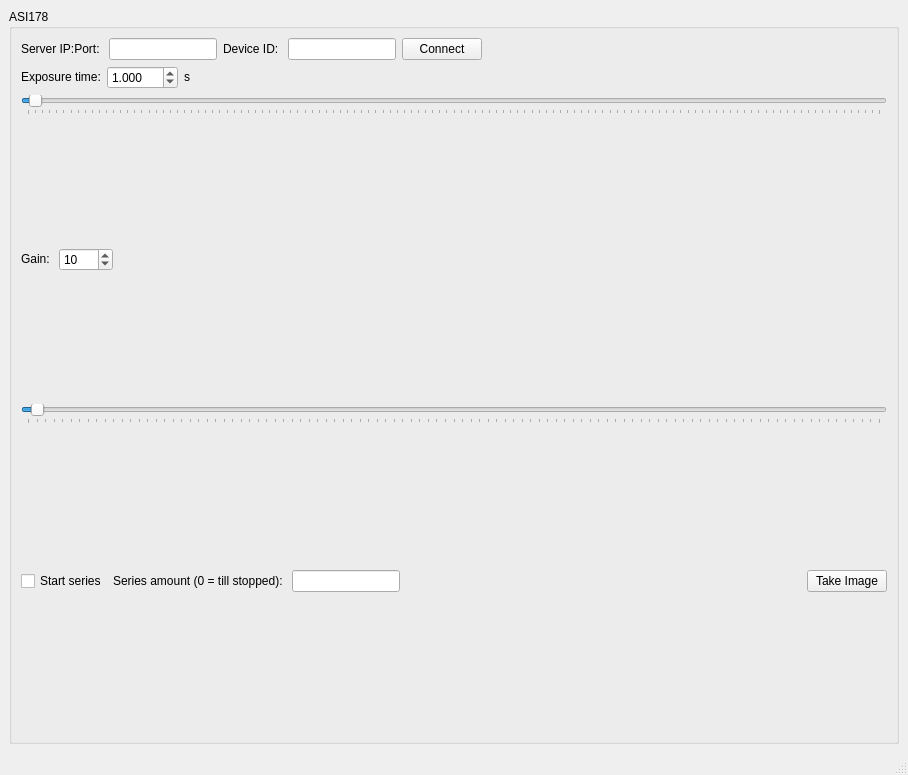
<?xml version="1.0" encoding="UTF-8"?>
<ui version="4.0">
 <class>GuiderCam</class>
 <widget class="QMainWindow" name="GuiderCam">
  <property name="geometry">
   <rect>
    <x>0</x>
    <y>0</y>
    <width>908</width>
    <height>775</height>
   </rect>
  </property>
  <property name="windowTitle">
   <string>Cams</string>
  </property>
  <widget class="QWidget" name="centralwidget">
   <layout class="QHBoxLayout" name="horizontalLayout_2">
    <item>
     <widget class="QGroupBox" name="groupBox">
      <property name="title">
       <string>ASI178</string>
      </property>
      <layout class="QGridLayout" name="gridLayout_3">
       <item row="0" column="0">
        <layout class="QHBoxLayout" name="hl_GuiderCam">
         <item>
          <layout class="QGridLayout" name="gridLayout_2">
           <property name="sizeConstraint">
            <enum>QLayout::SetDefaultConstraint</enum>
           </property>
           <item row="2" column="0">
            <layout class="QVBoxLayout" name="verticalLayout_3">
             <item>
              <layout class="QHBoxLayout" name="horizontalLayout_4">
               <property name="spacing">
                <number>6</number>
               </property>
               <property name="sizeConstraint">
                <enum>QLayout::SetDefaultConstraint</enum>
               </property>
               <property name="leftMargin">
                <number>0</number>
               </property>
               <item alignment="Qt::AlignLeft">
                <widget class="QLabel" name="label">
                 <property name="sizePolicy">
                  <sizepolicy hsizetype="Fixed" vsizetype="Fixed">
                   <horstretch>0</horstretch>
                   <verstretch>0</verstretch>
                  </sizepolicy>
                 </property>
                 <property name="text">
                  <string>Exposure time:</string>
                 </property>
                </widget>
               </item>
               <item alignment="Qt::AlignLeft">
                <widget class="QDoubleSpinBox" name="spinBox_ExposureTime">
                 <property name="sizePolicy">
                  <sizepolicy hsizetype="Fixed" vsizetype="Fixed">
                   <horstretch>0</horstretch>
                   <verstretch>0</verstretch>
                  </sizepolicy>
                 </property>
                 <property name="decimals">
                  <number>3</number>
                 </property>
                 <property name="maximum">
                  <double>120.000000000000000</double>
                 </property>
                 <property name="singleStep">
                  <double>0.100000000000000</double>
                 </property>
                 <property name="value">
                  <double>1.000000000000000</double>
                 </property>
                </widget>
               </item>
               <item alignment="Qt::AlignLeft">
                <widget class="QLabel" name="label_2">
                 <property name="sizePolicy">
                  <sizepolicy hsizetype="Fixed" vsizetype="Fixed">
                   <horstretch>0</horstretch>
                   <verstretch>0</verstretch>
                  </sizepolicy>
                 </property>
                 <property name="text">
                  <string>s</string>
                 </property>
                 <property name="indent">
                  <number>-1</number>
                 </property>
                </widget>
               </item>
               <item>
                <spacer name="horizontalSpacer">
                 <property name="orientation">
                  <enum>Qt::Horizontal</enum>
                 </property>
                 <property name="sizeHint" stdset="0">
                  <size>
                   <width>40</width>
                   <height>20</height>
                  </size>
                 </property>
                </spacer>
               </item>
              </layout>
             </item>
             <item>
              <widget class="QSlider" name="slider_ExposureTime">
               <property name="maximum">
                <number>120</number>
               </property>
               <property name="value">
                <number>1</number>
               </property>
               <property name="orientation">
                <enum>Qt::Horizontal</enum>
               </property>
               <property name="tickPosition">
                <enum>QSlider::TicksBelow</enum>
               </property>
               <property name="tickInterval">
                <number>1</number>
               </property>
              </widget>
             </item>
            </layout>
           </item>
           <item row="6" column="0">
            <layout class="QVBoxLayout" name="verticalLayout">
             <item>
              <layout class="QHBoxLayout" name="horizontalLayout_6">
               <item alignment="Qt::AlignLeft">
                <widget class="QCheckBox" name="checkBox_startSeries">
                 <property name="text">
                  <string>Start series</string>
                 </property>
                </widget>
               </item>
               <item alignment="Qt::AlignLeft">
                <widget class="QLabel" name="label_5">
                 <property name="sizePolicy">
                  <sizepolicy hsizetype="Fixed" vsizetype="Fixed">
                   <horstretch>0</horstretch>
                   <verstretch>0</verstretch>
                  </sizepolicy>
                 </property>
                 <property name="text">
                  <string>Series amount (0 = till stopped): </string>
                 </property>
                </widget>
               </item>
               <item alignment="Qt::AlignLeft">
                <widget class="QLineEdit" name="lineEdit_seriesNumber">
                 <property name="sizePolicy">
                  <sizepolicy hsizetype="Fixed" vsizetype="Fixed">
                   <horstretch>0</horstretch>
                   <verstretch>0</verstretch>
                  </sizepolicy>
                 </property>
                </widget>
               </item>
               <item>
                <spacer name="horizontalSpacer_3">
                 <property name="orientation">
                  <enum>Qt::Horizontal</enum>
                 </property>
                 <property name="sizeHint" stdset="0">
                  <size>
                   <width>40</width>
                   <height>20</height>
                  </size>
                 </property>
                </spacer>
               </item>
               <item alignment="Qt::AlignLeft">
                <widget class="QPushButton" name="button_startSeries">
                 <property name="sizePolicy">
                  <sizepolicy hsizetype="Fixed" vsizetype="Fixed">
                   <horstretch>0</horstretch>
                   <verstretch>0</verstretch>
                  </sizepolicy>
                 </property>
                 <property name="text">
                  <string>Take Image</string>
                 </property>
                </widget>
               </item>
              </layout>
             </item>
             <item>
              <layout class="QHBoxLayout" name="horizontalLayout_7"/>
             </item>
            </layout>
           </item>
           <item row="3" column="0">
            <layout class="QVBoxLayout" name="verticalLayout_4">
             <item>
              <layout class="QHBoxLayout" name="horizontalLayout_5">
               <item alignment="Qt::AlignLeft">
                <widget class="QLabel" name="label">
                 <property name="sizePolicy">
                  <sizepolicy hsizetype="Fixed" vsizetype="Fixed">
                   <horstretch>0</horstretch>
                   <verstretch>0</verstretch>
                  </sizepolicy>
                 </property>
                 <property name="text">
                  <string>Gain: </string>
                 </property>
                </widget>
               </item>
               <item alignment="Qt::AlignLeft|Qt::AlignVCenter">
                <widget class="QSpinBox" name="spinBox_Gain">
                 <property name="sizePolicy">
                  <sizepolicy hsizetype="Fixed" vsizetype="Fixed">
                   <horstretch>0</horstretch>
                   <verstretch>0</verstretch>
                  </sizepolicy>
                 </property>
                 <property name="minimum">
                  <number>0</number>
                 </property>
                 <property name="maximum">
                  <number>1000</number>
                 </property>
                 <property name="value">
                  <number>10</number>
                 </property>
                </widget>
               </item>
               <item>
                <spacer name="horizontalSpacer_2">
                 <property name="orientation">
                  <enum>Qt::Horizontal</enum>
                 </property>
                 <property name="sizeHint" stdset="0">
                  <size>
                   <width>40</width>
                   <height>20</height>
                  </size>
                 </property>
                </spacer>
               </item>
              </layout>
             </item>
             <item>
              <widget class="QSlider" name="slider_Gain">
               <property name="maximum">
                <number>1000</number>
               </property>
               <property name="value">
                <number>10</number>
               </property>
               <property name="orientation">
                <enum>Qt::Horizontal</enum>
               </property>
               <property name="tickPosition">
                <enum>QSlider::TicksBelow</enum>
               </property>
               <property name="tickInterval">
                <number>10</number>
               </property>
              </widget>
             </item>
            </layout>
           </item>
           <item row="0" column="0">
            <layout class="QHBoxLayout" name="horizontalLayout_3">
             <item>
              <widget class="QLabel" name="label_3">
               <property name="sizePolicy">
                <sizepolicy hsizetype="Fixed" vsizetype="Fixed">
                 <horstretch>0</horstretch>
                 <verstretch>0</verstretch>
                </sizepolicy>
               </property>
               <property name="text">
                <string>Server IP:Port: </string>
               </property>
              </widget>
             </item>
             <item>
              <widget class="QLineEdit" name="lineEdit_IP_Port">
               <property name="sizePolicy">
                <sizepolicy hsizetype="Minimum" vsizetype="Fixed">
                 <horstretch>0</horstretch>
                 <verstretch>0</verstretch>
                </sizepolicy>
               </property>
               <property name="inputMask">
                <string notr="true"/>
               </property>
               <property name="text">
                <string notr="true"/>
               </property>
              </widget>
             </item>
             <item>
              <widget class="QLabel" name="label_4">
               <property name="sizePolicy">
                <sizepolicy hsizetype="Fixed" vsizetype="Fixed">
                 <horstretch>0</horstretch>
                 <verstretch>0</verstretch>
                </sizepolicy>
               </property>
               <property name="text">
                <string>Device ID: </string>
               </property>
              </widget>
             </item>
             <item>
              <widget class="QLineEdit" name="lineEdit_DeviceID">
               <property name="sizePolicy">
                <sizepolicy hsizetype="Fixed" vsizetype="Fixed">
                 <horstretch>0</horstretch>
                 <verstretch>0</verstretch>
                </sizepolicy>
               </property>
               <property name="inputMask">
                <string notr="true"/>
               </property>
              </widget>
             </item>
             <item>
              <widget class="QPushButton" name="button_connect">
               <property name="sizePolicy">
                <sizepolicy hsizetype="Fixed" vsizetype="Fixed">
                 <horstretch>0</horstretch>
                 <verstretch>0</verstretch>
                </sizepolicy>
               </property>
               <property name="text">
                <string>Connect</string>
               </property>
              </widget>
             </item>
             <item>
              <spacer name="horizontalSpacer_7">
               <property name="orientation">
                <enum>Qt::Horizontal</enum>
               </property>
               <property name="sizeHint" stdset="0">
                <size>
                 <width>40</width>
                 <height>20</height>
                </size>
               </property>
              </spacer>
             </item>
            </layout>
           </item>
           <item row="1" column="0">
            <layout class="QVBoxLayout" name="vertLayoutMatplotlib"/>
           </item>
          </layout>
         </item>
        </layout>
       </item>
      </layout>
     </widget>
    </item>
   </layout>
  </widget>
  <widget class="QMenuBar" name="menubar">
   <property name="geometry">
    <rect>
     <x>0</x>
     <y>0</y>
     <width>908</width>
     <height>21</height>
    </rect>
   </property>
  </widget>
  <widget class="QStatusBar" name="statusbar"/>
 </widget>
 <tabstops>
  <tabstop>lineEdit_IP_Port</tabstop>
  <tabstop>lineEdit_DeviceID</tabstop>
  <tabstop>button_connect</tabstop>
  <tabstop>spinBox_ExposureTime</tabstop>
  <tabstop>slider_ExposureTime</tabstop>
  <tabstop>spinBox_Gain</tabstop>
  <tabstop>slider_Gain</tabstop>
  <tabstop>checkBox_startSeries</tabstop>
  <tabstop>lineEdit_seriesNumber</tabstop>
  <tabstop>button_startSeries</tabstop>
 </tabstops>
 <resources/>
 <connections/>
</ui>
